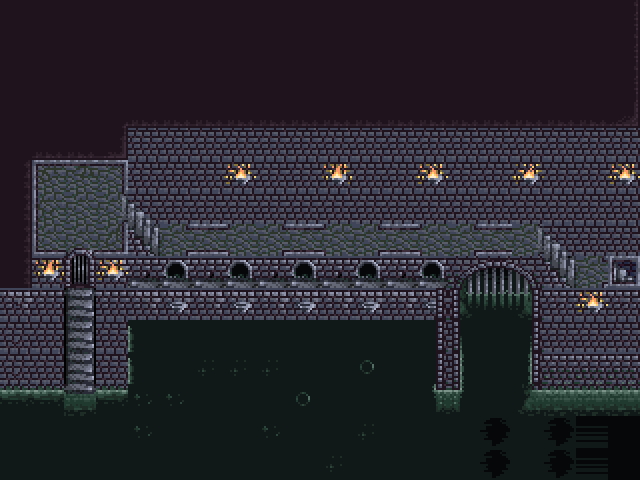

Below is a game level as drawn by its tile map, then a one-line description and the .tmx that defines it (tile-layer data replaced by summaries):
An orthogonal 20x15 tile map with 32x32 px tiles, 7 tile layers (Tile Layer 3, Tile Layer 6, Tile Layer 4, Tile Layer 1, ...), 2 tilesets and 24 objects (player, cam, stairs).

<map version="1.2" tiledversion="1.2.3" orientation="orthogonal" renderorder="right-down" width="20" height="15" tilewidth="32" tileheight="32" infinite="0" nextlayerid="14" nextobjectid="30">
 <properties>
  <property name="skyColor" type="color" value="#ff000000" />
 </properties>
 <tileset firstgid="1" source="../../tilesets/Sewer.tsx" />
 <tileset firstgid="353" source="../../tilesets/MageCity.tsx" />
 <layer id="4" name="Tile Layer 3" width="20" height="15">
  <data>[300 cells, 165 non-empty, 24 distinct tile ids]</data>
 </layer>
 <layer id="7" name="Tile Layer 6" width="20" height="15">
  <data>[300 cells, 22 non-empty, 4 distinct tile ids]</data>
 </layer>
 <layer id="5" name="Tile Layer 4" width="20" height="15">
  <data>[300 cells, 40 non-empty, 8 distinct tile ids]</data>
 </layer>
 <layer id="2" name="Tile Layer 1" width="20" height="15">
  <data>[300 cells, 91 non-empty, 37 distinct tile ids]</data>
 </layer>
 <layer id="3" name="Tile Layer 2" width="20" height="15">
  <data>[300 cells, 17 non-empty, 13 distinct tile ids]</data>
 </layer>
 <layer id="6" name="Tile Layer 5" width="20" height="15">
  <data>[300 cells, 145 non-empty, 12 distinct tile ids]</data>
 </layer>
 <layer id="8" name="Tile Layer 7" width="20" height="15">
  <data>[300 cells, 25 non-empty, 11 distinct tile ids]</data>
 </layer>
 <objectgroup id="9" name="Object Layer 1">
  <object id="1" name="player" type="player" x="190.25" y="223.75">
   <point />
  </object>
  <object id="2" name="main_camera" type="cam" x="144" y="214">
   <properties>
    <property name="depends" value="player" />
   </properties>
   <point />
  </object>
  <object id="15" template="../../templates/potion_hp.tx" x="71" y="405" />
 </objectgroup>
 <objectgroup id="11" name="Object Layer 3">
  <object id="13" x="34" y="286">
   <properties>
    <property name="atten" type="float" value="175" />
    <property name="color" type="color" value="#ffe38a0e" />
    <property name="light" value="1" />
    <property name="offset" value="0 0" />
    <property name="radius" type="float" value="32" />
    <property name="specular" value="1" />
   </properties>
   <point />
  </object>
  <object id="17" x="94" y="286">
   <properties>
    <property name="atten" type="float" value="175" />
    <property name="color" type="color" value="#ffe38a0e" />
    <property name="light" value="1" />
    <property name="offset" value="0 0" />
    <property name="radius" type="float" value="32" />
    <property name="specular" value="1" />
   </properties>
   <point />
  </object>
  <object id="18" x="225" y="190">
   <properties>
    <property name="atten" type="float" value="175" />
    <property name="color" type="color" value="#ffe38a0e" />
    <property name="light" value="1" />
    <property name="offset" value="0 0" />
    <property name="radius" type="float" value="32" />
    <property name="specular" value="1" />
   </properties>
   <point />
  </object>
  <object id="19" x="320" y="189">
   <properties>
    <property name="atten" type="float" value="175" />
    <property name="color" type="color" value="#ffe38a0e" />
    <property name="light" value="1" />
    <property name="offset" value="0 0" />
    <property name="radius" type="float" value="32" />
    <property name="specular" value="1" />
   </properties>
   <point />
  </object>
  <object id="20" x="418" y="191">
   <properties>
    <property name="atten" type="float" value="175" />
    <property name="color" type="color" value="#ffe38a0e" />
    <property name="light" value="1" />
    <property name="offset" value="0 0" />
    <property name="radius" type="float" value="32" />
    <property name="specular" value="1" />
   </properties>
   <point />
  </object>
  <object id="21" x="511" y="187">
   <properties>
    <property name="atten" type="float" value="175" />
    <property name="color" type="color" value="#ffe38a0e" />
    <property name="light" value="1" />
    <property name="offset" value="0 0" />
    <property name="radius" type="float" value="32" />
    <property name="specular" value="1" />
   </properties>
   <point />
  </object>
  <object id="22" x="609" y="186">
   <properties>
    <property name="atten" type="float" value="175" />
    <property name="color" type="color" value="#ffce7a0c" />
    <property name="light" value="1" />
    <property name="offset" value="0 0" />
    <property name="radius" type="float" value="32" />
    <property name="specular" value="1" />
   </properties>
   <point />
  </object>
  <object id="23" x="576" y="315">
   <properties>
    <property name="atten" type="float" value="175" />
    <property name="color" type="color" value="#ffce7a0c" />
    <property name="light" value="1" />
    <property name="offset" value="0 0" />
    <property name="radius" type="float" value="32" />
    <property name="specular" value="1" />
   </properties>
   <point />
  </object>
 </objectgroup>
 <objectgroup id="12" name="Object Layer 4">
  <object id="25" x="202" y="457">
   <properties>
    <property name="atten" type="float" value="256" />
    <property name="color" type="color" value="#ff74ffc5" />
    <property name="light" value="1" />
    <property name="offset" value="0 0" />
    <property name="radius" type="float" value="32" />
    <property name="specular" value="0" />
   </properties>
   <point />
  </object>
  <object id="26" x="354" y="458">
   <properties>
    <property name="atten" type="float" value="256" />
    <property name="color" type="color" value="#ff74ffc5" />
    <property name="light" value="1" />
    <property name="offset" value="0 0" />
    <property name="radius" type="float" value="32" />
    <property name="specular" value="0" />
   </properties>
   <point />
  </object>
  <object id="27" x="511" y="459">
   <properties>
    <property name="atten" type="float" value="256" />
    <property name="color" type="color" value="#ff74ffc5" />
    <property name="light" value="1" />
    <property name="offset" value="0 0" />
    <property name="radius" type="float" value="32" />
    <property name="specular" value="0" />
   </properties>
   <point />
  </object>
 </objectgroup>
 <objectgroup id="13" name="Object Layer 5">
  <object id="28" name="stairs" type="stairs" x="123" y="204" width="52" height="50">
   <properties>
    <property name="angle" value="45" />
    <property name="dir" value="-1 0" />
   </properties>
  </object>
 </objectgroup>
 <objectgroup id="10" name="cols" visible="0" locked="1">
  <properties>
   <property name="col" value="1" />
  </properties>
  <object id="3" x="186" y="128" width="454" height="89" />
  <object id="4" x="576" y="188" width="64" height="68" />
  <object id="5" x="0" y="128" width="128" height="32" />
  <object id="6" x="-32" y="160" width="64" height="128" />
  <object id="7" x="32" y="243" width="96" height="141" />
  <object id="8" x="128" y="256" width="320" height="64" />
  <object id="9" x="448" y="256" width="96" height="64" />
  <object id="10" x="544" y="288" width="96" height="96">
   <properties>
    <property name="skyColor" type="color" value="#ff4a6d51" />
   </properties>
  </object>
  <object id="11" x="128" y="128" width="64" height="81" />
 </objectgroup>
</map>
